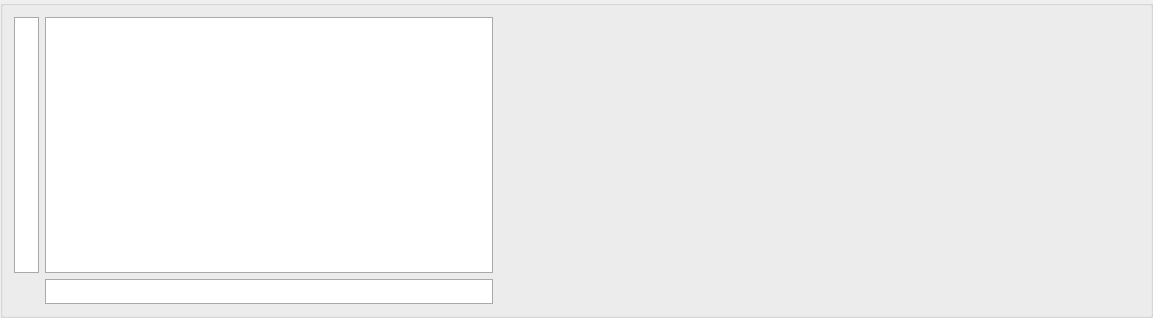
          <widget class="QGroupBox" name="groupBox_5">
           <property name="title">
            <string/>
           </property>
           <layout class="QGridLayout" name="gridLayout_4">
            <item row="0" column="0">
             <layout class="QHBoxLayout" name="horizontalLayout_5">
              <item>
               <layout class="QGridLayout" name="gridLayout">
                <item row="0" column="0">
                 <widget class="Ruler" name="PERulerVerView" native="true">
                  <property name="sizePolicy">
                   <sizepolicy hsizetype="Fixed" vsizetype="Fixed">
                    <horstretch>0</horstretch>
                    <verstretch>0</verstretch>
                   </sizepolicy>
                  </property>
                  <property name="minimumSize">
                   <size>
                    <width>25</width>
                    <height>256</height>
                   </size>
                  </property>
                  <property name="maximumSize">
                   <size>
                    <width>25</width>
                    <height>256</height>
                   </size>
                  </property>
                  <property name="autoFillBackground">
                   <bool>false</bool>
                  </property>
                  <property name="styleSheet">
                   <string notr="true">QWidget {
	color: black;
	background:white;
	border: 1px solid darkgray;
}</string>
                  </property>
                 </widget>
                </item>
                <item row="0" column="1">
                 <widget class="PEImageView" name="PEAWaveView" native="true">
                  <property name="sizePolicy">
                   <sizepolicy hsizetype="Fixed" vsizetype="Fixed">
                    <horstretch>0</horstretch>
                    <verstretch>0</verstretch>
                   </sizepolicy>
                  </property>
                  <property name="minimumSize">
                   <size>
                    <width>448</width>
                    <height>256</height>
                   </size>
                  </property>
                  <property name="maximumSize">
                   <size>
                    <width>448</width>
                    <height>256</height>
                   </size>
                  </property>
                  <property name="autoFillBackground">
                   <bool>false</bool>
                  </property>
                  <property name="styleSheet">
                   <string notr="true">QWidget {
    background:white;
    border: 1px solid darkgray;
}</string>
                  </property>
                 </widget>
                </item>
                <item row="1" column="1">
                 <widget class="Ruler" name="PERulerHorView" native="true">
                  <property name="sizePolicy">
                   <sizepolicy hsizetype="Fixed" vsizetype="Fixed">
                    <horstretch>0</horstretch>
                    <verstretch>0</verstretch>
                   </sizepolicy>
                  </property>
                  <property name="minimumSize">
                   <size>
                    <width>448</width>
                    <height>25</height>
                   </size>
                  </property>
                  <property name="maximumSize">
                   <size>
                    <width>448</width>
                    <height>25</height>
                   </size>
                  </property>
                  <property name="autoFillBackground">
                   <bool>false</bool>
                  </property>
                  <property name="styleSheet">
                   <string notr="true">QWidget {
	color: black;
	background:white;
	border: 1px solid darkgray;
}</string>
                  </property>
                 </widget>
                </item>
               </layout>
              </item>
              <item>
               <widget class="QCustomPlot" name="customPlot4" native="true">
                <property name="minimumSize">
                 <size>
                  <width>640</width>
                  <height>280</height>
                 </size>
                </property>
                <property name="maximumSize">
                 <size>
                  <width>640</width>
                  <height>280</height>
                 </size>
                </property>
               </widget>
              </item>
             </layout>
            </item>
           </layout>
          </widget>
